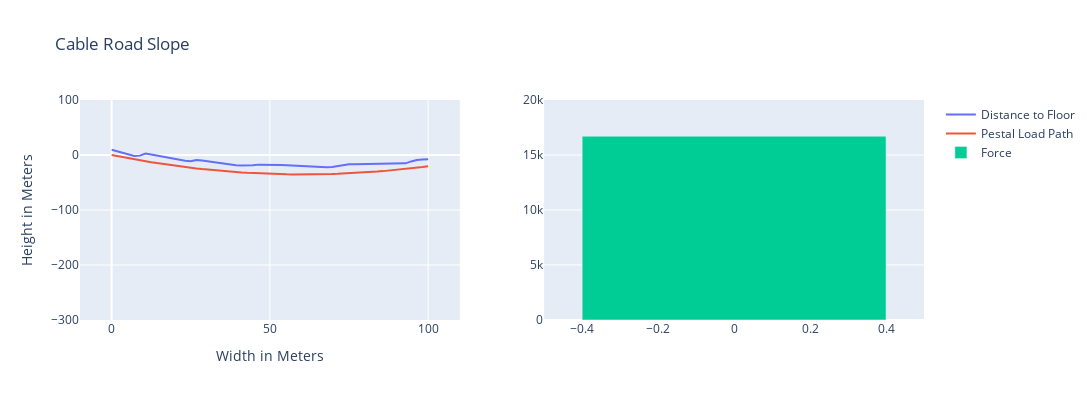

Source (notebook cell):
### Markdown cell above
#### <a id='toc1_1_1_4_'></a>[The Influence of Pulling Force on Slope](#toc0_)

### Code cell
from plotly.subplots import make_subplots

xmin, xmax, nx = 0.0, 100.0, 57
x = np.linspace(xmin, xmax, nx)

sample_cable_road.s_current_tension= 10
mechanical_computations.calculate_sloped_line_to_floor_distances(sample_cable_road)
y = sample_cable_road.sloped_line_to_floor_distances

fig = go.FigureWidget(make_subplots(rows=1, cols=2))
sloped_ltfd = fig.add_scatter(x=x,
                      y=y, name="Distance to Floor")
sloped_ltfd_pestal = fig.add_scatter(x=x,
                      y=y, name="Pestal Load Path")


force = 5000
fig.add_trace(go.Bar(x=[0], y=[force], name="Force"),row=1, col=2)

fig.update_layout(title='Cable Road Slope',
                    xaxis_title='Width in Meters',
                    yaxis_title='Height in Meters',
                    yaxis=dict(range=[-300, 100]),
                    xaxis=dict(range=[-10,110]),
                    yaxis2=dict(range=[-10,20000]),
                    width=1200,height=400)

gif = GIF()

@capture(gif)
@interact(force=(0, 20000, 100))
def update(force=5000):
    sample_cable_road.s_current_tension = force
    mechanical_computations.calculate_sloped_line_to_floor_distances(sample_cable_road)
    y = sample_cable_road.sloped_line_to_floor_distances
    fig.data[0].y = y

    y_x_deflections_pestal = np.asarray([
        mechanical_computations.pestal_load_path(
            sample_cable_road, point
        )
        for point in sample_cable_road.points_along_line
    ])

    fig.data[1].y=-y_x_deflections_pestal
    fig.data[2].y=[force]
    fig.show()
    # return fig

# fig.write_html("02_Figures/Cable_Road_Slope.html")
fig.show("notebook_connected")

### Figure 1 — Plotly figure (JSON) as saved in the notebook; plotly's stock layout.template omitted (floating-point values rounded to 4 significant figures)
{"data": [{"name": "Distance to Floor", "type": "scatter", "uid": "87d3fa3b-6e39-45dd-adc2-eb7eea67b081", "x": [0, 1.786, 3.571, 5.357, 7.143, 8.929, 10.71, 12.5, 14.29, 16.07, 17.86, 19.64, 21.43, 23.21, 25, 26.79, 28.57, 30.36, 32.14, 33.93, 35.71, 37.5, 39.29, 41.07, 42.86, 44.64, 46.43, 48.21, 50, 51.79, 53.57, 55.36, 57.14, 58.93, 60.71, 62.5, 64.29, 66.07, 67.86, 69.64, 71.43, 73.21, 75, 76.79, 78.57, 80.36, 82.14, 83.93, 85.71, 87.5, 89.29, 91.07, 92.86, 94.64, 96.43, 98.21, 100], "y": [9.503, 6.462, 3.486, 0.656, -1.828, -1.153, 2.751, 0.8564, -1.156, -3.245, -5.127, -6.95, -8.598, -10.32, -11.22, -9.247, -9.969, -11.58, -13.23, -14.75, -16.25, -17.47, -18.54, -19.1, -19.26, -18.71, -17.5, -17.45, -17.49, -17.72, -18.11, -18.74, -19.35, -19.96, -20.56, -21.18, -21.7, -22.0, -22.1, -21.68, -19.98, -17.74, -16.87, -16.61, -16.46, -16.37, -16.32, -16.23, -16.03, -15.93, -15.84, -15.67, -15.17, -11.67, -9.209, -8.374, -7.73, -6.937, -6.185, -5.118, -3.837, -2.417, 0.3484, 2.726, 4.231, 5.568, 7.146, 9.144, 11.0]}, {"name": "Pestal Load Path", "type": "scatter", "uid": "7bc917ce-f846-4c7d-843a-cfd51350b520", "x": [0, 1.786, 3.571, 5.357, 7.143, 8.929, 10.71, 12.5, 14.29, 16.07, 17.86, 19.64, 21.43, 23.21, 25, 26.79, 28.57, 30.36, 32.14, 33.93, 35.71, 37.5, 39.29, 41.07, 42.86, 44.64, 46.43, 48.21, 50, 51.79, 53.57, 55.36, 57.14, 58.93, 60.71, 62.5, 64.29, 66.07, 67.86, 69.64, 71.43, 73.21, 75, 76.79, 78.57, 80.36, 82.14, 83.93, 85.71, 87.5, 89.29, 91.07, 92.86, 94.64, 96.43, 98.21, 100], "y": [0, -2.058, -4.054, -5.989, -7.862, -9.674, -11.42, -13.11, -14.74, -16.3, -17.81, -19.25, -20.63, -21.95, -23.21, -24.4, -25.54, -26.61, -27.62, -28.57, -29.46, -30.28, -31.05, -31.75, -32.39, -32.97, -33.49, -33.95, -34.34, -34.67, -34.95, -35.16, -35.3, -35.39, -35.42, -35.38, -35.28, -35.12, -34.9, -34.62, -34.27, -33.87, -33.4, -32.87, -32.28, -31.63, -30.91, -30.14, -29.3, -28.4, -27.44, -26.42, -25.34, -24.19, -22.99, -21.72, -20.39, -19.0, -17.54, -16.03, -14.45, -12.81, -11.11, -9.354, -7.531, -5.647, -3.701, -1.694, 0]}, {"name": "Force", "type": "bar", "uid": "760a995e-3551-4234-993d-3764ab68c618", "x": [0], "xaxis": "x2", "y": [16700], "yaxis": "y2"}], "layout": {"height": 400, "title": {"text": "Cable Road Slope"}, "width": 1200, "xaxis": {"anchor": "y", "domain": [0, 0.45], "range": [-10, 110], "title": {"text": "Width in Meters"}}, "xaxis2": {"anchor": "y2", "domain": [0.55, 1]}, "yaxis": {"anchor": "x", "domain": [0, 1], "range": [-300, 100], "title": {"text": "Height in Meters"}}, "yaxis2": {"anchor": "x2", "domain": [0, 1], "range": [-10, 20000]}}}
